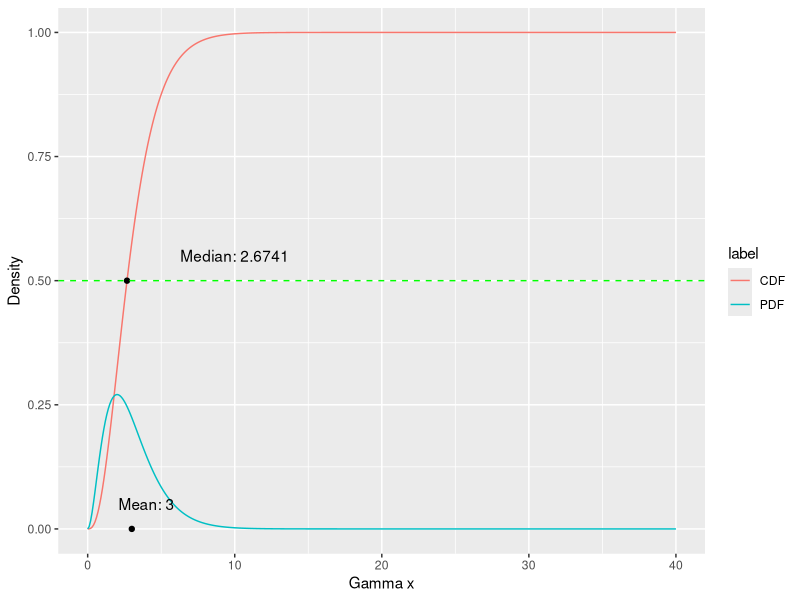
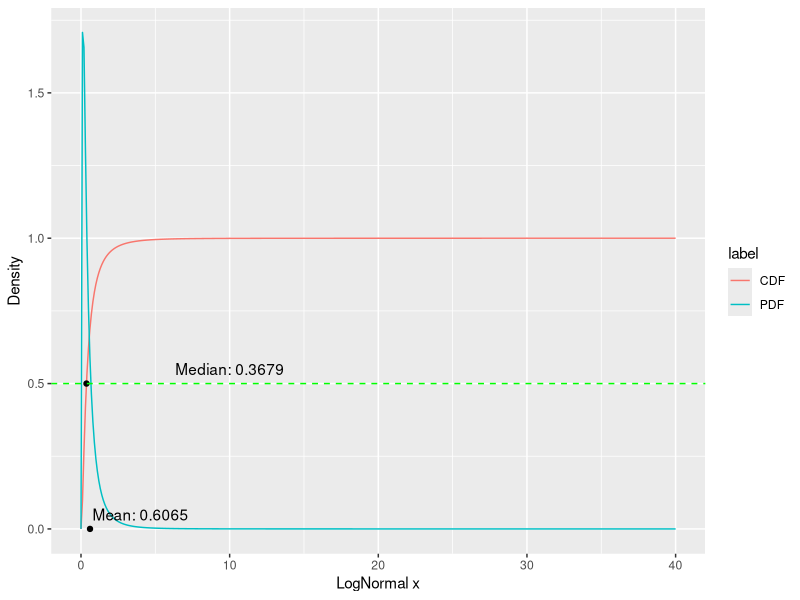
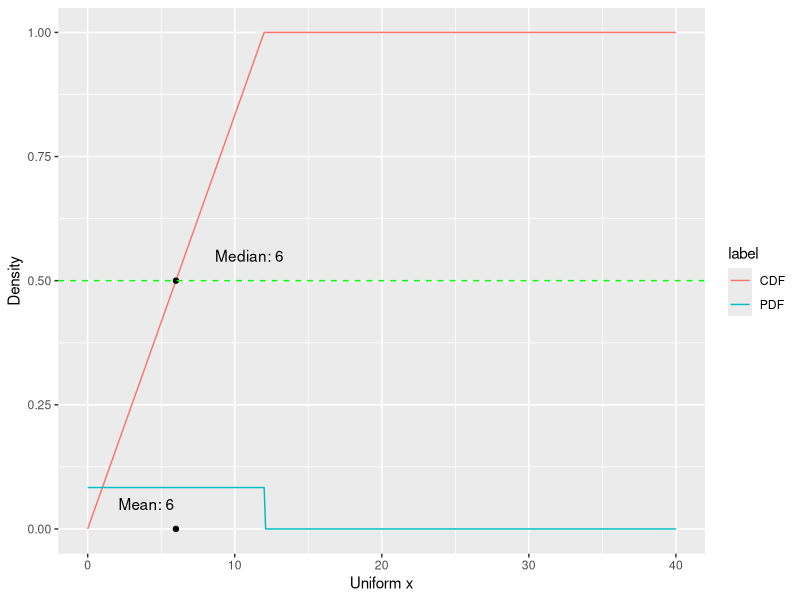
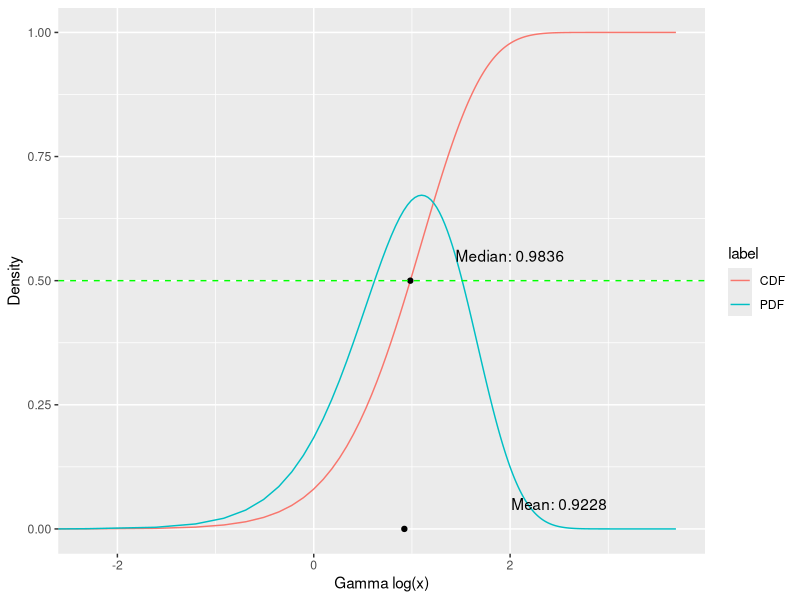
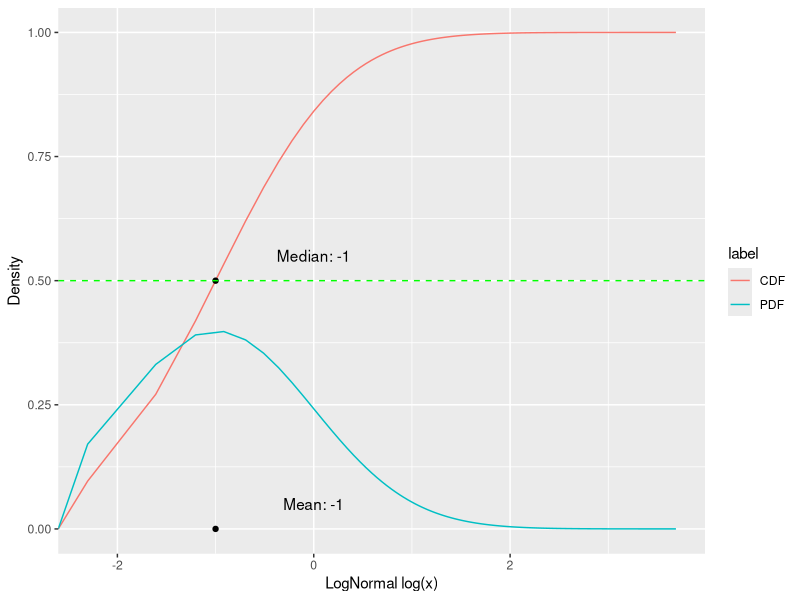
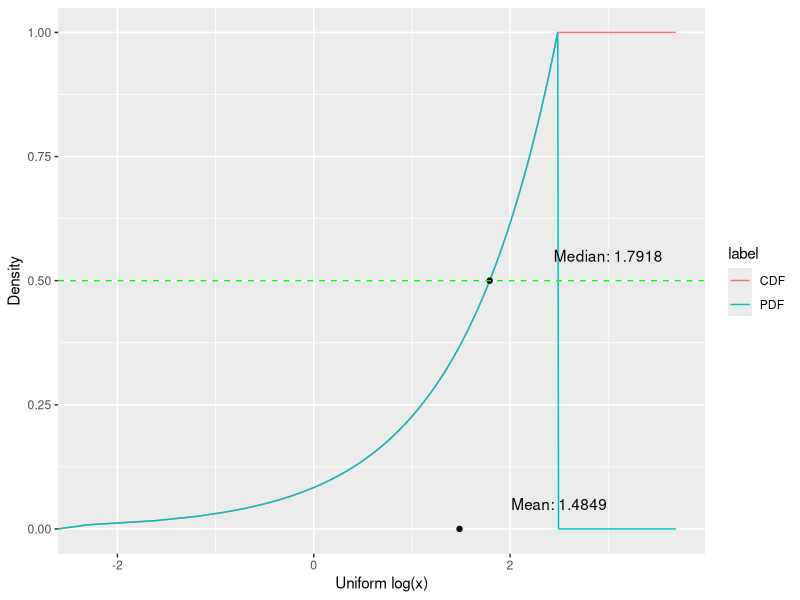
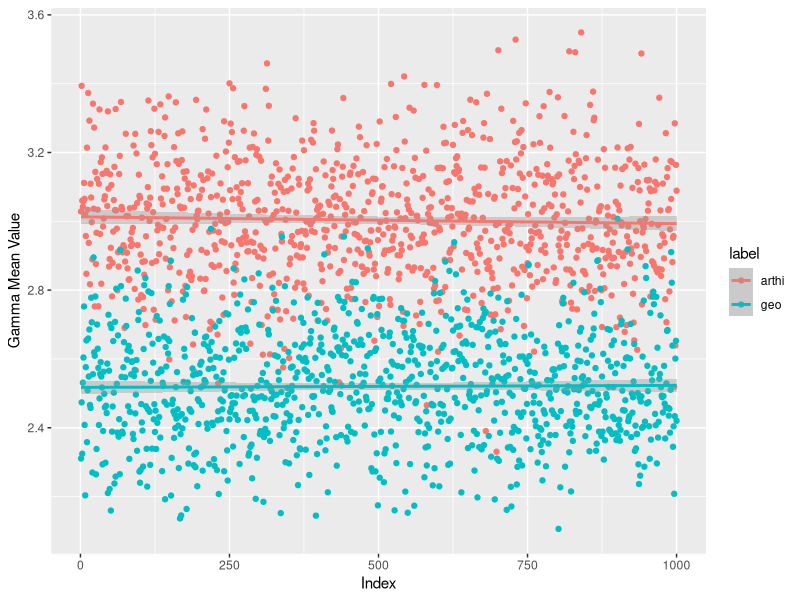
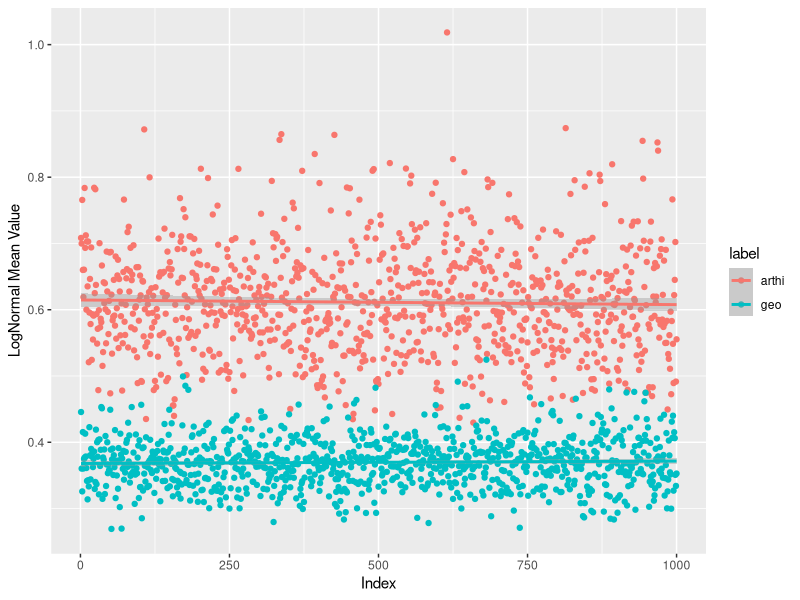

Recreate these plots in R, in order.
## ---- chunk 1
knitr::opts_chunk$set(echo = TRUE)
## ---- chunk 2
suppressPackageStartupMessages(require(tidyverse))
suppressPackageStartupMessages(require(ggplot2))
## ---- chunk 3
# define a sequence for future distribution
x <- seq(0,40,0.1)

# gamma
gamma_CDF <- data.frame(x = x, gamma = pgamma(x,shape=3,scale=1), label = rep("CDF",length(x)))
gamma_PDF <- data.frame(x = x, gamma = dgamma(x,shape=3,scale=1), label = rep("PDF",length(x)))  
# find the median x which satisfies P(X<=x) = 0.5 and P(X>=x) = 0.5 (quantile = 0.5)
median_gamma <- qgamma(0.5,3,1)
# using desmos based on the above formula and replace infinity with 40
mean_gamma <- 3 
# represent the figure
rbind(gamma_CDF,gamma_PDF) %>%
  ggplot(aes(x = x , y = gamma, group = label,col=label)) +
  geom_line()+
  # median point
  annotate("point", x=median_gamma, y = 0.5)+
  # explanation of the median point
  annotate("text", x=10, y = 0.55, label = paste("Median:",round(median_gamma,4)))+
  # mean point
  annotate("point", x= mean_gamma, y = 0) +
  # explanation of the mean point
  annotate("text", x= 4, y = 0.05, label = paste("Mean:",mean_gamma))+
  geom_hline(yintercept = 0.5,linetype='dashed', col = 'green')+
  labs(
    x = "Gamma x",
    y = "Density"
  )


# logNormal
logNormal_CDF <- data.frame(x = x, logNormal = plnorm(x,-1,1), label = rep("CDF",length(x)))
logNormal_PDF <- data.frame(x = x, logNormal = dlnorm(x,-1,1), label = rep("PDF",length(x)))
# find the median x which satisfies P(X<=x) = 0.5 and P(X>=x) = 0.5 (quantile = 0.5)
median_logNormal <- qlnorm(0.5,-1,1)
# using desmos based on the above formula and replace infinity with 40
mean_logNormal <- 0.606462351047
# represent the figure
rbind(logNormal_CDF,logNormal_PDF) %>%
  ggplot(aes(x = x , y = logNormal, group = label,col=label)) +
  geom_line() +
  # median point 
  annotate("point", x=median_logNormal, y = 0.5)+
  annotate("text", x=10, y = 0.55, label = paste("Median:",round(median_logNormal,4)))+
  # mean point 
  annotate("point", x= mean_logNormal, y = 0) +
  annotate("text", x= 4, y = 0.05, label = paste("Mean:",round(mean_logNormal,4)))+
  geom_hline(yintercept = 0.5,linetype='dashed', col = 'green')+
  labs(
    x = "LogNormal x",
    y = "Density"
  )


# uniform
uniform_CDF <- data.frame(x = x, uniform = punif(x,0,12), label = rep("CDF",length(x)))
uniform_PDF <- data.frame(x = x, uniform = dunif(x,0,12), label = rep("PDF",length(x)))
# find the median x which satisfies P(X<=x) = 0.5 and P(X>=x) = 0.5 (quantile = 0.5)
median_uniform <- qunif(0.5,0,12)
# calculated by hand 
mean_uniform <- (12*1/12)*12/2
# represent the figure
rbind(uniform_CDF,uniform_PDF) %>%
  ggplot(aes(x = x , y = uniform, group = label,col=label)) +
  geom_line() +
  # median point 
  annotate("point", x=median_uniform, y = 0.5)+
  annotate("text", x=11, y = 0.55, label = paste("Median:",median_uniform))+
  # mean point
  annotate("point", x= mean_uniform, y = 0) +
  annotate("text", x= 4, y = 0.05, label = paste("Mean:",mean_uniform))+
  geom_hline(yintercept = 0.5,linetype='dashed', col = 'green')+
   labs(
    x = "Uniform x",
    y = "Density"
  )

## ---- chunk 4
x <- seq(0,40,0.1)
# gamma
gamma_CDF_log <- data.frame(x = log(x), gamma_log = pgamma(x,shape=3,scale=1), label = rep("CDF",length(x)))
gamma_PDF_log <- data.frame(x = log(x), gamma_log = x * dgamma(x,shape=3,scale=1), label = rep("PDF",length(x))) 
# Y = log(X)
median_gamma_log <- log(qgamma(0.5,3,1))
# using desmos based on the above formula and replace infinity with 40
mean_gamma_log <-0.922784335098
rbind(gamma_CDF_log,gamma_PDF_log) %>%
  ggplot(aes(x = x, y = gamma_log, group = label,col=label)) +
  geom_line()+
  annotate("point", x=median_gamma_log, y = 0.5)+
  annotate("text", x=2, y = 0.55, label = paste("Median:",round(median_gamma_log,4)))+
  annotate("point", x= mean_gamma_log, y = 0) +
  annotate("text", x= 2.5, y = 0.05, label = paste("Mean:",round(mean_gamma_log,4)))+
  geom_hline(yintercept = 0.5,linetype='dashed', col = 'green')+
  labs(
    x = "Gamma log(x)",
    y = "Density"
  )

  
# lognormal
logNormal_CDF_log <- data.frame(x = log(x), logNormal_log = plnorm(x,-1,1), label = rep("CDF",length(x)))
logNormal_PDF_log <- data.frame(x = log(x), logNormal_log = x*dlnorm(x,-1,1), label = rep("PDF",length(x)))
# find y when quantile = 0.5
logNormal_median_log <- log(qlnorm(0.5,-1,1))
# using desmos based on the above formula and replace infinity with 40
logNormal_mean_log <- -1.00000533767
rbind(logNormal_CDF_log,logNormal_PDF_log) %>%
  ggplot(aes(x = x , y = logNormal_log, group = label,col=label)) +
  geom_line()+
  annotate("point", x=logNormal_median_log, y = 0.5)+
  annotate("text", x=0, y = 0.55, label = paste("Median:",round(logNormal_median_log,4)))+
  annotate("point", x= logNormal_mean_log, y = 0) +
  annotate("text", x= 0, y = 0.05, label = paste("Mean:",round(logNormal_mean_log,4))) +
  geom_hline(yintercept = 0.5,linetype='dashed', col = 'green')+
  labs(
    x = "LogNormal log(x)",
    y = "Density"
  )


# uniform
uniform_CDF_log <- data.frame(x = log(x), uniform_log = punif(x,0,12), label = rep("CDF",length(x)))
uniform_PDF_log <- data.frame(x = log(x), uniform_log = x * dunif(x,0,12), label = rep("PDF",length(x)))
# find y when quantile = 0.5
uniform_median_log <- log(qunif(0.5,0,12))
# using desmos based on the above formula and replace infinity with 40
uniform_mean_log <-1.48490664979
rbind(uniform_CDF_log,uniform_PDF_log) %>%
  ggplot(aes(x = x , y = uniform_log, group = label,col=label)) +
  geom_line()+
  annotate("point", x=uniform_median_log, y = 0.5)+
  annotate("text", x=3, y = 0.55, label = paste("Median:",round(uniform_median_log,4)))+
  annotate("point", x= uniform_mean_log , y = 0) +
  annotate("text", x= 2.5, y = 0.05, label = paste("Mean:",round(uniform_mean_log ,4)))+
  geom_hline(yintercept = 0.5,linetype='dashed', col = 'green')+
  labs(
    x = "Uniform log(x)",
    y = "Density"
  )
## ---- chunk 5
# set seed
set.seed(2)
# generate gamma arithmetic mean with label in order to distinguish
gamma_arthi <- data.frame(index = 1:1000,value = replicate(1000,mean(rgamma(100,shape=3,scale=1))),label = rep("arthi",1000))
# generate gamma geometric mean
gamma_geo <- data.frame(index = 1:1000,value = replicate(1000,exp(mean(log(rgamma(100,shape=3,scale=1))))),label = rep("geo",1000))
# draw the figure
rbind(gamma_arthi,gamma_geo) %>%
  ggplot(aes(x=index,y=value,group=label, color=label)) +
  geom_point()+
  # reference line
  geom_smooth(method = "lm")+
  labs(
    x = "Index",
    y = "Gamma Mean Value"
  )

# generate logNormal arthimetic mean
logNormal_arthi <- data.frame(index = 1:1000, value = replicate(1000,mean(rlnorm(100,-1,1))),label = rep("arthi",1000))
# generate logNormal geometric mean
logNormal_geo <- data.frame(index = 1:1000,value=replicate(1000,exp(mean(log(rlnorm(100,-1,1))))),label=rep("geo",1000))
# draw the figure
rbind(logNormal_arthi,logNormal_geo) %>%
  ggplot(aes(x=index,y=value,group=label, color=label)) +
  geom_point()+
  # reference line
  geom_smooth(method = "lm")+
  labs(
    x = "Index",
    y = "LogNormal Mean Value"
  )

# generate uniform arthimetic mean
uniform_arthi <- data.frame(index = 1:1000,value = replicate(1000,mean(runif(100,0,12))), label = rep("arthi",1000))
# generate uniform geometric mean
uniform_geo <- data.frame(index = 1:1000,value = replicate(1000,exp(mean(log(runif(100,0,12))))),label = rep("geo",1000))
# draw the figure
rbind(uniform_arthi,uniform_geo) %>%
  ggplot(aes(x=index,y=value,group=label, color=label)) +
  geom_point()+
  # reference line
  geom_smooth(method = "lm")+
  labs(
    x = "Index",
    y = "Uniform Mean Value"
  )
## ---- chunk 6
# set seed
set.seed(2)
# gamma arithmetic mean
gamma_arthi_value <- replicate(1000,mean(rgamma(100,shape=3,scale=1)))
# gamma geometric mean
gamma_geo_value <- replicate(1000,exp(mean(log(rgamma(100,shape=3,scale=1)))))
# find difference
gamma_diff = gamma_arthi_value-gamma_geo_value
# draw the figure
data.frame(gamma_diff) %>%
  ggplot(aes(x=gamma_diff))+
  geom_histogram(bins=30,
                 col = "black",
                 alpha=0.5,
                 breaks = seq(0,1.2,by = 0.05)) +
  labs(
    x="Gamma Difference",
    y="Count"
  )

# logNormal arithmetic mean
logNormal_arthi_value <- replicate(1000,mean(rlnorm(100,-1,1)))
# logNormal geometric mean
logNormal_geo_value <- replicate(1000,exp(mean(log(rlnorm(100,-1,1)))))
# find the difference 
logNormal_diff = logNormal_arthi_value-logNormal_geo_value
# draw the figure
data.frame(logNormal_diff) %>%
  ggplot(aes(x=logNormal_diff))+
  geom_histogram(bins=30,
                 col = "black",
                 alpha=0.5,
                 breaks=seq(0,0.6,by=0.05))+
  labs(
    x="LogNormal Difference",
    y="Count"
  )

# uniform arithmetic mean
uniform_arthi_value <- replicate(1000,mean(runif(300,0,12)))
# uniform geometric mean
uniform_geo_value <- replicate(1000,exp(mean(log(runif(300,0,12)))))
# find the difference 
uniform_diff = uniform_arthi_value-uniform_geo_value
# draw the figure
data.frame(uniform_diff) %>%
  ggplot(aes(x=uniform_diff))+
  geom_histogram(bins=30,
                 col = "black",
                 alpha=0.5,
                 breaks=seq(0,2.6,by=0.05))+
  labs(
    x="Uniform Difference",
    y="Count"
  )
